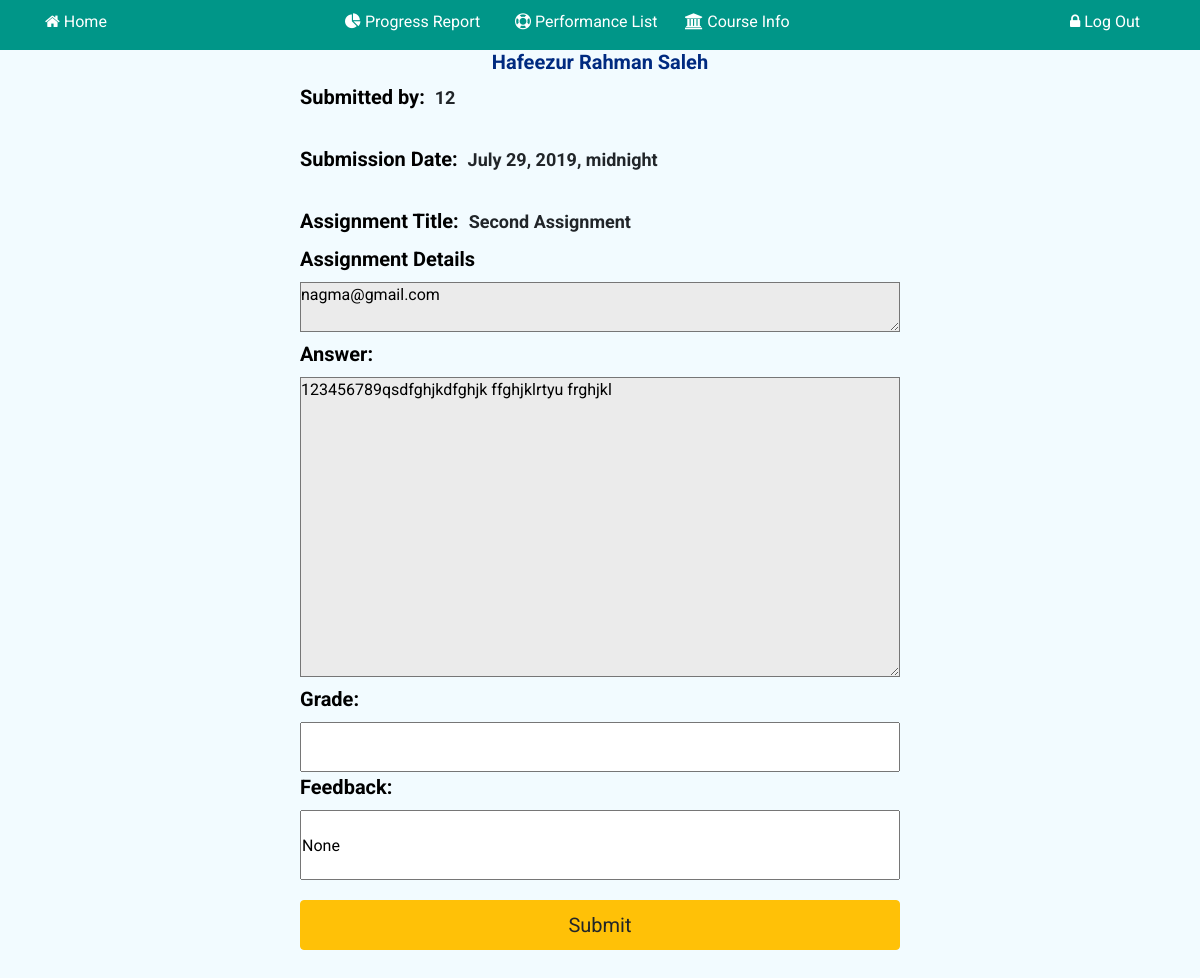
Screenshot of /assignments/evaluate/254/ (signed in) with the database file from the repository.
### userhandling/models.py (models this page shows)
class Users(models.Model):
    name=models.CharField(max_length=40)
    email=models.CharField(max_length=50, unique=True)
    password=models.CharField(max_length=40)
    role=models.CharField(max_length=20)

### assignments/models.py (models this page shows, shortened)
class Submissions(models.Model):
    assignmentid = models.ForeignKey(Assignments, on_delete=models.CASCADE)
    studentid = models.CharField(max_length=50)
    ans = models.CharField(max_length=400)
    submissiondate = models.DateTimeField()
    givenmarks = models.FloatField(null=True)
    feedback = models.CharField(max_length=200,null=True)

class Assignments(models.Model):
    course=models.ForeignKey(Courses,on_delete=models.CASCADE)
    title=models.CharField(max_length=100)
    details=models.CharField(max_length=300)
    deadline=models.DateTimeField( null=True)
    totalmarks=models.IntegerField(null=True)

### assignments/views.py (the view)
# urls.py: path('evaluate/<submissionid>/', views.evaluate, name='evaluate'),
def evaluate(request, submissionid):
    if 'user' not in request.session:
       return redirect('/userhandling/login')
    submission = Submissions.objects.get(pk=submissionid)
    assinfo= Assignments.objects.get(pk=assignmentid)
    context={
        'submission':submission,
        'assinfo':assinfo,
        'course': course,
        'user': user
    }
    return  render(request, 'evaluate.html', context)

### assignments/templates/evaluate.html (shortened to what this page needs)
{% include 'web/base.html' %}
<!DOCTYPE html>
{% load static %}
<html lang="en">
<head>
    <link href="{% static 'css/bootstrap.min.css' %}" rel="stylesheet" />
</head>
<body onload="javascript:">
     <h1 style="font-size:35px;text-align:center; font-weight:bold;color:#ffffff">{{course}}</h1>
     <h1 style="font-size:20px;text-align:center; font-weight:bold;color:#002a80">{{user.name}}</h1>
    <div class="mainbody">
        <div>
            <label>Submitted by: </label><span  style="margin-left: 10px; font-size:18px; font-weight:bold">{{submission.studentid}}</span><br>
        </div><br>
        <div>
            <label>Submission Date:</label><span style="margin-left: 10px; font-size:18px; font-weight:bold">{{submission.submissiondate}}</span><br>
        </div><br>
        <div class="a">
            <div>
                <label>Assignment Title:</label><span  style="margin-left: 10px; font-size:18px; font-weight:bold">{{assinfo.title}}</span><br>
                <label>Assignment Details</label><textarea style="height:50px; background-color:#ebebeb" readonly>{{assinfo.details}}</textarea>
            </div>
            <form method="get" action="/assignments/submitgrade/{{submission.id}}">
                <div>
                    <label>Answer:</label><br>
                    <textarea style="height:300px; background-color:#ebebeb" readonly>{{submission.ans}}</textarea><br>
                </div>
                <div>
                    <label>Grade:</label><br>
                    <input type="number" name="givenmarks" id="givenmarks"/><br>
                 </div>
                <div>
                    <label>Feedback:</label><br>
                    <input type="text" name="feedback" id="feedback" style="height:70px" /></br>
                </div><br>
                <input type="submit" class="btn btn-warning" style="margin-top:20px; font-size:20px"/>
            </form>
        </div><br><br>
    </div>
</body>
</html>

### web/static/assets/style.css (style rules this page uses)
* { margin: 0; padding: 0; }
h1, h2, h3, h4, h5, h6 { font-weight: 300; font-family: 'Roboto', sans-serif; color: #000; }
body, p { color: #000; font-family: 'Roboto', sans-serif; }

### web/static/assets/css/classy-nav.css (style rules this page uses)
* { margin: 0; padding: 0; }
body { font-family: "Roboto", sans-serif; background-color: #f4f7f8; }

### assignments/templates/evaluate.html (style rules this page uses)
body { background-color:#f2fbff; font-family: 'Roboto', sans-serif; }
.mainbody { margin-left:auto; margin-right: auto; width:600px; }
label { font-weight:bold; font-size:20px; color: #000000; }
.mainbody input, textarea { width:600px; height:50px; }
.a div { float: right; }

### rows the page displays
Users: name "Hafeezur Rahman Saleh"
Submissions: studentid "12", submissiondate "July 29, 2019, midnight", ans "123456789qsdfghjkdfghjk ffghjklrtyu frghjkl"
Assignments: title "Second Assignment", details "nagma@gmail.com"
